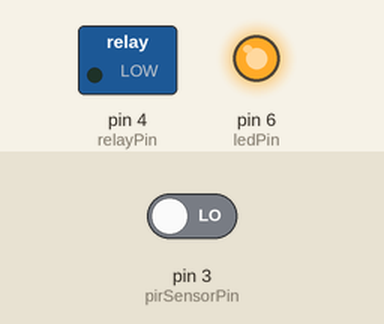
Bench run of a sketch on a simulated Arduino Uno, built with avr-gcc and run on an emulated ATmega328P. On the bench: switched loads named in the sketch (green lamp = pin HIGH), output pins drawn as LEDs (lit = HIGH). The inputs (shaded band) are chosen by the test bench; at power-on: pin 3 (pirSensorPin) LOW. What the sketch prints to the serial monitor is not drawn.

Above: at 0.1 s.
At 29.6 s:
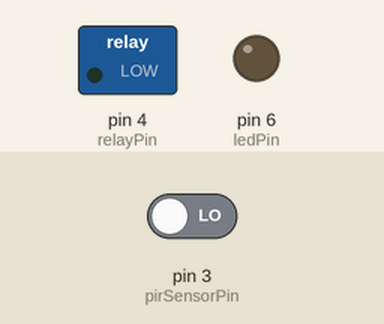
Timing chart, 0 to 31.1 s (numbered marks = the images above):
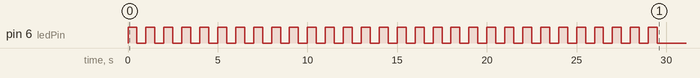

The sketch:

CameraControllerBox_copy_20240620144607.ino
```cpp
int relayPin = 4; // Choose the pin for the relay
int pirSensorPin = 3; // Choose the input pin for the PIR sensor
int ledPin = 6; // The LED pin
int pirState = true; // Assume no motion detected initially
int val = 0; // Variable for reading the pin status
int minimummSecsLowForInactive = 1; // If the sensor reports low for more than this time, assume no activity
long unsigned int timeLow;
boolean takeLowTime;

// Calibration time (10-60 seconds according to the datasheet)
int calibrationTime = 30;

void setup() {
    pinMode(ledPin, OUTPUT); // Declare LED pin as output
    pinMode(relayPin, OUTPUT); // Declare relay pin as output
    pinMode(pirSensorPin, INPUT); // Declare PIR sensor pin as input
    Serial.begin(9600);

    // Give the sensor time to calibrate
    Serial.print("Calibrating sensor ");
    for (int i = 0; i < calibrationTime; i++) {
        digitalWrite(ledPin, HIGH);
        Serial.print(".");
        delay(500);
        digitalWrite(ledPin, LOW);
        delay(500);
    }

    digitalWrite(ledPin, LOW);

    Serial.println(" done");
    Serial.println("SENSOR ACTIVE");
    delay(50);
}

void loop() {

    //Serial.println(millis());

    val = digitalRead(pirSensorPin); // Read input value
    if (val == HIGH) {
        digitalWrite(relayPin, HIGH); // Turn relay ON
        if (pirState) {
            pirState = false;
            Serial.println("Motion detected!");
        }
        takeLowTime = true;
    } else {
        digitalWrite(relayPin, LOW); // Turn relay OFF

        if (takeLowTime) {
            timeLow = millis();
            takeLowTime = false;
        }
        if (!pirState && millis() - timeLow > minimummSecsLowForInactive) {
            pirState = true;
            Serial.println("Motion stopped!");

            digitalWrite(ledPin, HIGH);
            delay(50);
            digitalWrite(ledPin, LOW);
        }
    }
}
```
